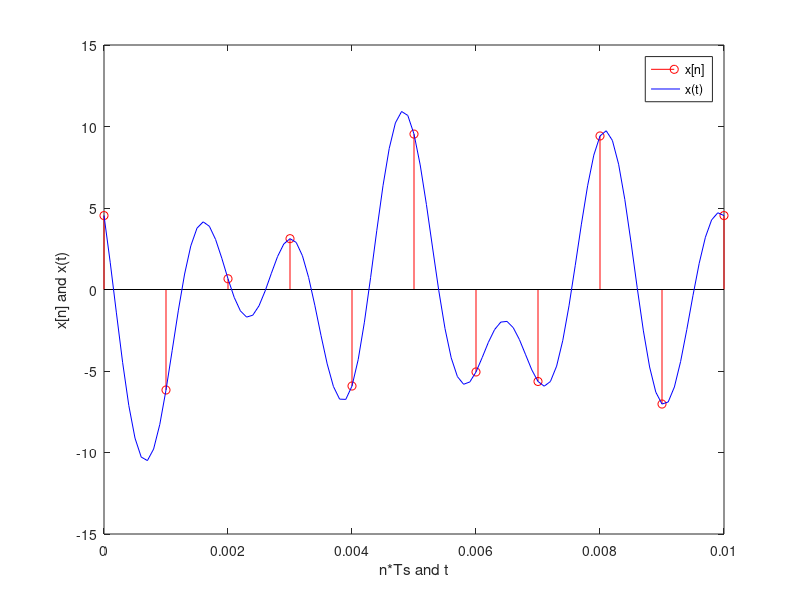

Here is the MATLAB script that generated this plot:
%sampling rate and time define
fs = 1000;
Ts = 1/fs;
t = 0:Ts:0.01;
n =t*fs;

%fs1 = 2500;
%Ts1 = 1/fs1;
%t1=0:Ts1:0.01;
Ts1 = 0.0001;
t1=0:Ts1:0.01;

x1n = 2*cos((2*pi/5)*n+pi/3);
x2n = 5*cos((7*pi/10)*n+pi/2);
x3n = 5*cos((4*pi/5)*n-pi/4);
xn = x1n+x2n+x3n;

x1 = 2*cos(2*pi*200*t1+pi/3);
x2 = 5*cos(2*pi*350*t1+pi/2);
x3 = 5*cos(2*pi*600*t1+pi/4);
xt = x1+x2+x3;

stem(n*Ts,xn,'r')
hold on;
plot(t1,xt,'b')
ylabel('x[n] and x(t)');
xlabel('n*Ts and t');
legend('x[n]','x(t)')